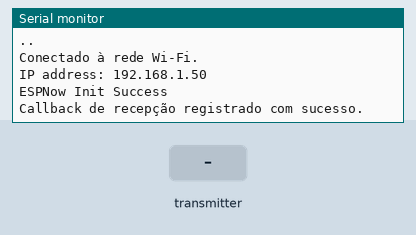
A sketch run on a simulated ESP32. On the bench: the last lines printed to the serial monitor. The inputs (shaded band) are chosen by the test bench. WiFi joins after 1.5 s; servers stay silent unless stated.

Above: at 3.5 s.
3.6 s: the transmitter starts sending id = sensor1
At 3.91 s:
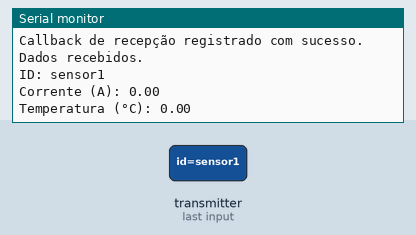
5.1 s: the transmitter starts sending current = 25
6.6 s: the transmitter starts sending temperature = 25
At 6.91 s:
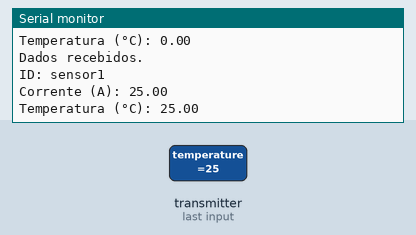
8.1 s: the transmitter starts sending id = sensor2
9.6 s: the transmitter starts sending current = 50
11.1 s: the transmitter starts sending temperature = 50
At 11.41 s:
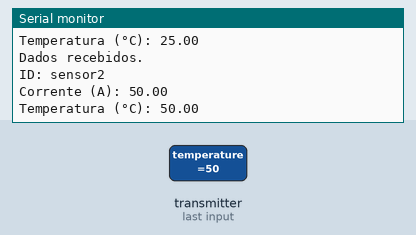
Timing chart, 0 to 13.6 s (numbered marks = the images above; inputs shaded):
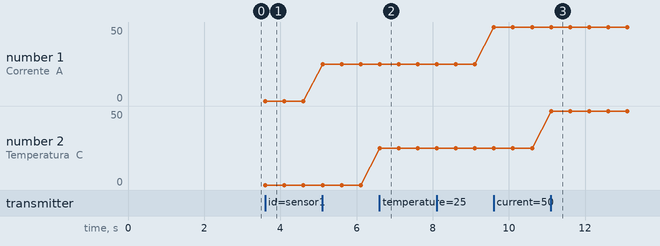

The sketch:

Codigo_GATEWAY_FINAL.ino
```cpp
#define BLYNK_PRINT Serial
#define BLYNK_TEMPLATE_ID "TMPL2kh-iwOf9"
#define BLYNK_TEMPLATE_NAME "monitoramento de motores elétricos "
#define BLYNK_AUTH_TOKEN "15jbQe4pak5p5P3hG0VZBhFBWsPZov2v"

#include <esp_now.h>
#include <WiFi.h>
#include "esp_wifi.h"
#include <BlynkSimpleEsp32.h>

char auth[] = "15jbQe4pak5p5P3hG0VZBhFBWsPZov2v";
char ssid[] = "POCO";
char pass[] = "82639vanderlei";

typedef struct {
  char id[30];
  float current;
  float temperature;
} SensorData;

SensorData receivedData;

void onDataRecv(const esp_now_recv_info_t *info, const uint8_t *incomingData, int len) {
  Serial.println("Dados recebidos.");
  memcpy(&receivedData, incomingData, sizeof(receivedData));

  Serial.print("ID: ");
  Serial.println(receivedData.id);
  Serial.print("Corrente (A): ");
  Serial.println(receivedData.current);
  Serial.print("Temperatura (°C): ");
  Serial.println(receivedData.temperature);

  // Envia os dados recebidos para diferentes widgets no Blynk com base no ID
  if (strcmp(receivedData.id, "sensor1") == 0) {
    // Dados do microcontrolador 1
    Blynk.virtualWrite(V1, receivedData.current); // Corrente do sensor 1
    Blynk.virtualWrite(V2, receivedData.temperature); // Temperatura do sensor 1
  } else if (strcmp(receivedData.id, "sensor2") == 0) {
    // Dados do microcontrolador 2
    Blynk.virtualWrite(V3, receivedData.current); // Corrente do sensor 2
    Blynk.virtualWrite(V4, receivedData.temperature); // Temperatura do sensor 2
  }
}

void setup() {
  Serial.begin(115200);
  Serial.println("Iniciando setup...");

  WiFi.mode(WIFI_STA);
  WiFi.disconnect();
  esp_wifi_set_channel(6, WIFI_SECOND_CHAN_NONE);
  Serial.println("WiFi iniciado no canal 6.");

  connectToWiFi();
  Blynk.begin(auth, ssid, pass);

  esp_err_t espNowStatus = esp_now_init();
  if (espNowStatus == ESP_OK) {
    Serial.println("ESPNow Init Success");
    esp_err_t cbStatus = esp_now_register_recv_cb(onDataRecv);
    if (cbStatus == ESP_OK) {
      Serial.println("Callback de recepção registrado com sucesso.");
    } else {
      Serial.print("Falha ao registrar callback: ");
      Serial.println(cbStatus);
    }
  } else {
    Serial.print("ESPNow Init Failed: ");
    Serial.println(espNowStatus);
    ESP.restart();
  }
}

void loop() {
  Blynk.run();
  delay(500);
}

void connectToWiFi() {
  Serial.print("Conectando-se à rede Wi-Fi: ");
  Serial.println(ssid);

  WiFi.begin(ssid, pass);
  while (WiFi.status() != WL_CONNECTED) {
    delay(1000);
    Serial.print(".");
  }

  Serial.println("\nConectado à rede Wi-Fi.");
  Serial.print("IP address: ");
  Serial.println(WiFi.localIP());
}
```

Measured:
- after the input at 3.6 s, the serial monitor: prints a new line at once (image 1)
- after the input at 6.6 s, the serial monitor: prints a new line at once (image 2)
- after the input at 11.1 s, the serial monitor: prints a new line at once (image 3)
- plotted number 1: 0 → 25 after the input at 5.1 s, 25 → 50 after the input at 9.6 s
